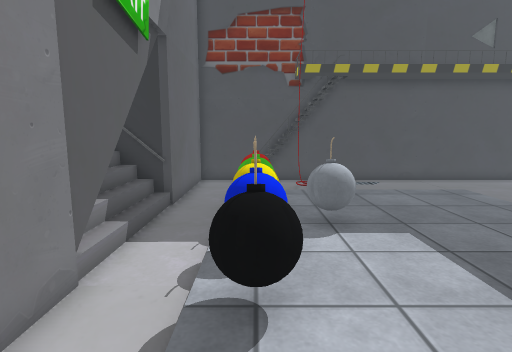
view 1 (above)

13 first-person views from a walk through a Unity game level. The camera is 1.3 m above the floor, tilts 8° down and sees 80° across. The floor is counted in squares, 0.5 m on a side. Each view is taken from the middle of a square. On the plan, view 1 faces up. The plan holds only what a view shows up to about 20 squares ahead; the rest is blank. The place goes on beyond the plan. Some surface patterns are stand-ins.

view 2
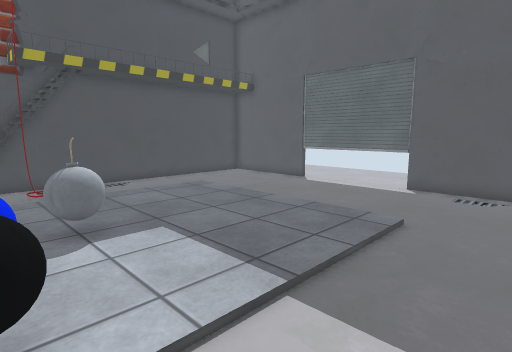

view 3
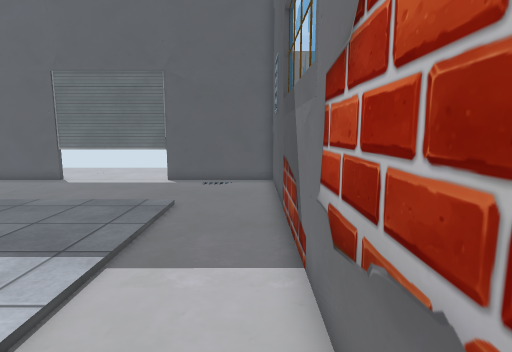

view 4
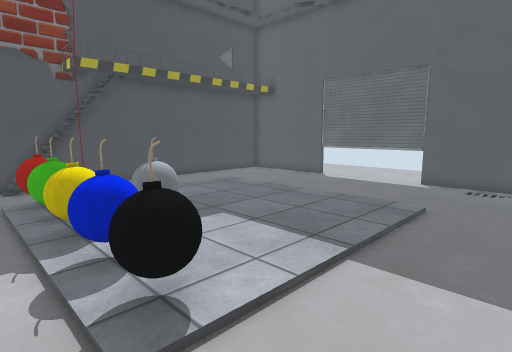

view 5
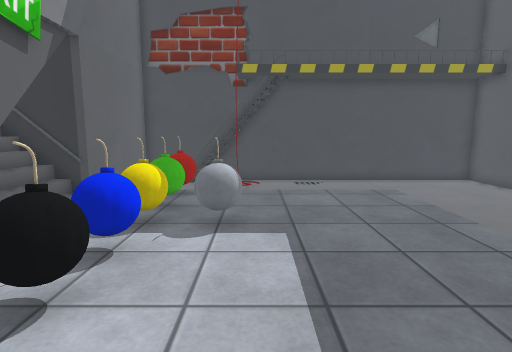

view 6
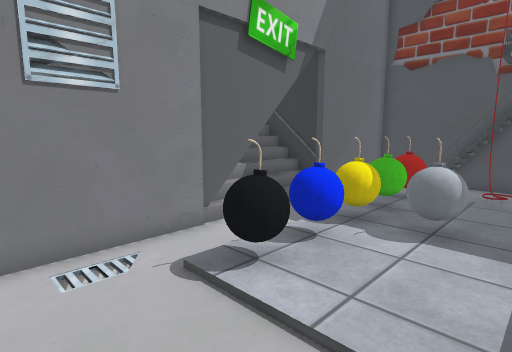

view 7
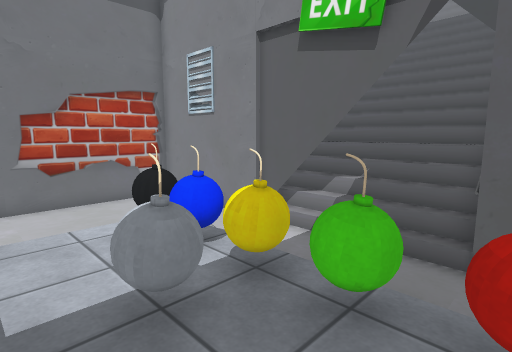

view 8
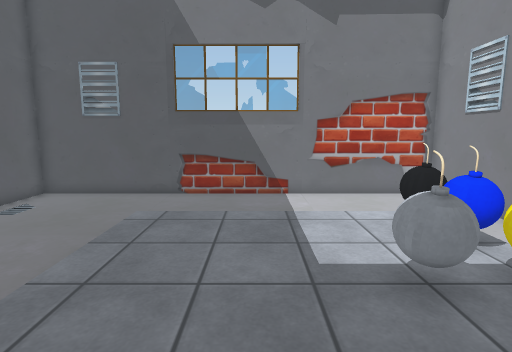

view 9
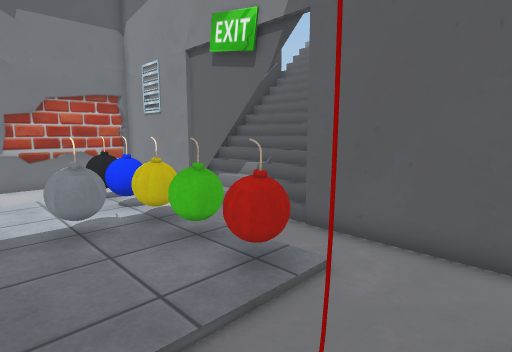

view 10
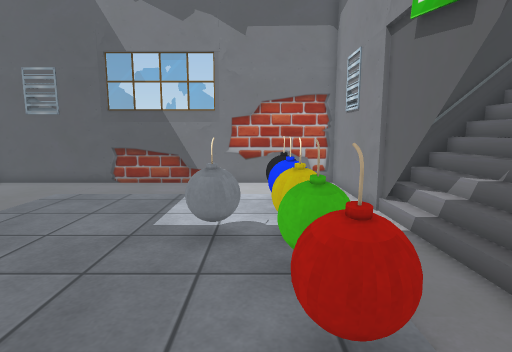

view 11
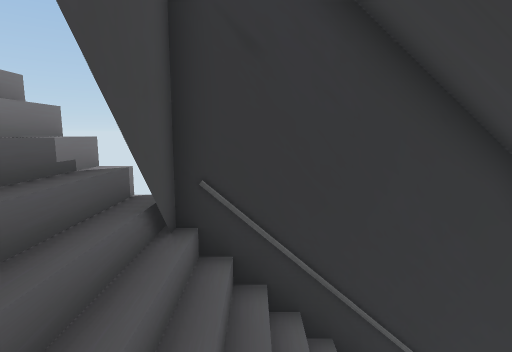

view 12
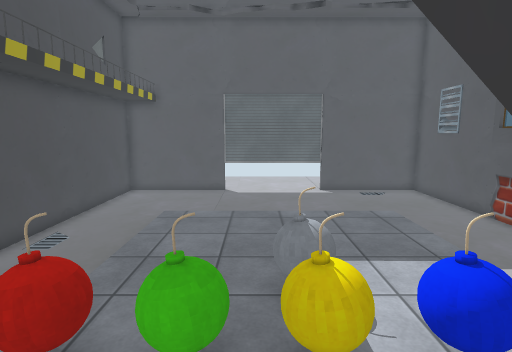

view 13
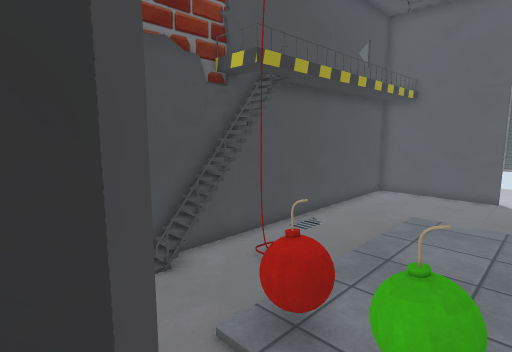

### Floor plan
Key: @ floor where view 1 was taken; # wall or solid block; . main floor; : floor 0.5 m higher than the main floor; - floor 0.5 m lower than the main floor; / step, stairs or slope; O other object.
Columns run from 12 left of view 1 to 15 right of it. Each row starts with its distance up from view 1.
 17          ###################
 16          #..OO##..-........#
 15          #.................#
 14          #.................#
 13          #.................#
 12          #..O..............#
 11    #######.................#
 10  //#//////..O..............#
  9 ///#//////.................#
  8 ///#////:#..O.O............#
  7 /// ////:#.................#
  6   //////:#..O..............#
  5   /#######.................#
  4          #..O..............#
  3          #.................#
  2          #-...............-#
  1          #.................#
  0          #..@..............#
 -1          ###################

Where each view was taken, in squares from view 1:
view 1: 0 up, 0 right, facing up
view 2: 0 up, 0 right, facing up-right
view 3: 0 up, 2 left, facing right
view 4: 0 up, 2 left, facing up-right
view 5: 0 up, 3 right, facing up
view 6: 0 up, 4 right, facing up-left
view 7: 12 up, 4 right, facing down-left
view 8: 13 up, 5 right, facing down
view 9: 16 up, 4 right, facing down-left
view 10: 15 up, 1 right, facing down
view 11: 6 up, 8 left, facing up
view 12: 9 up, 4 left, facing right
view 13: 9 up, 4 left, facing up-right
